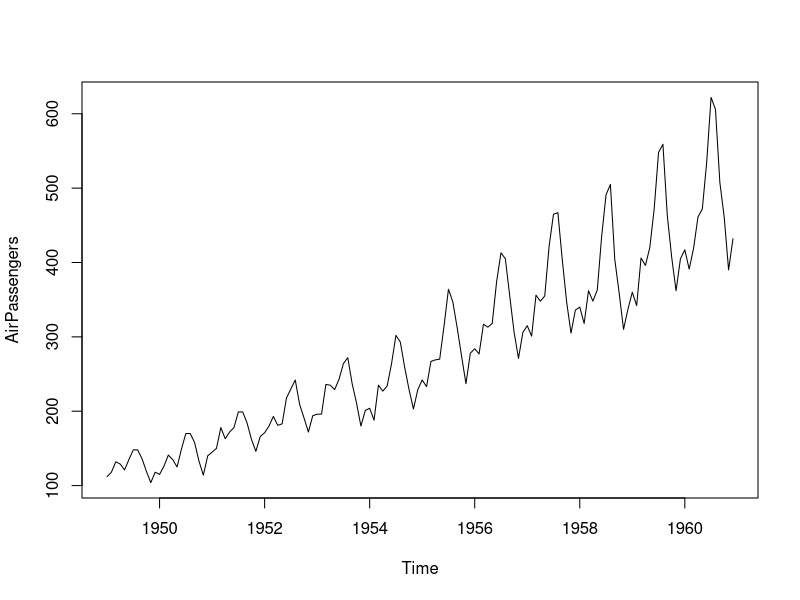
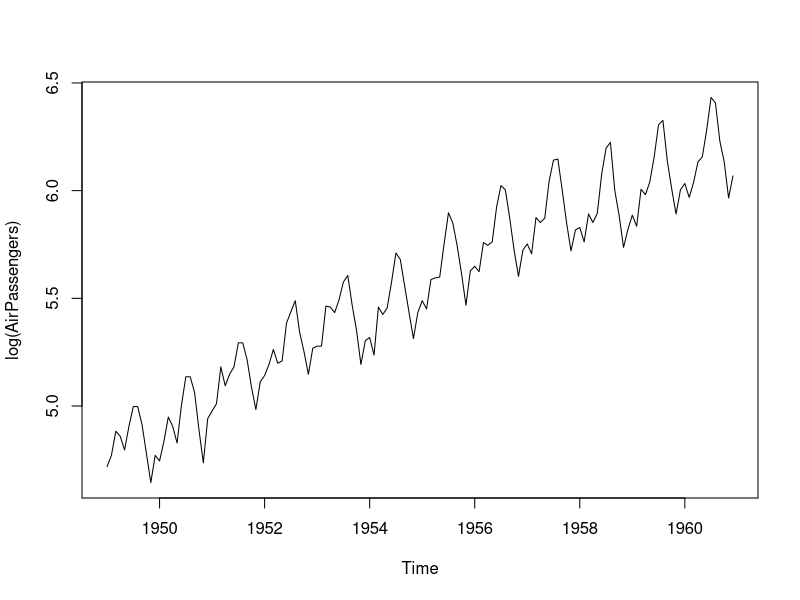
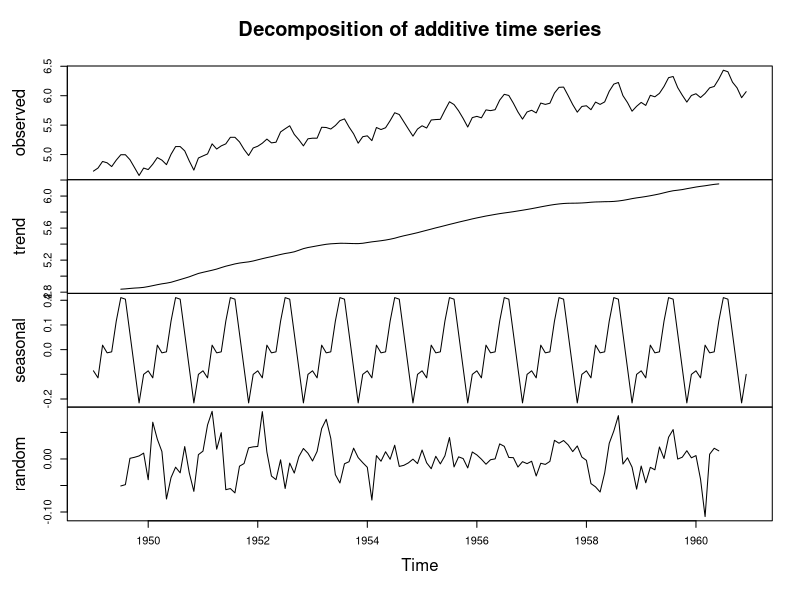
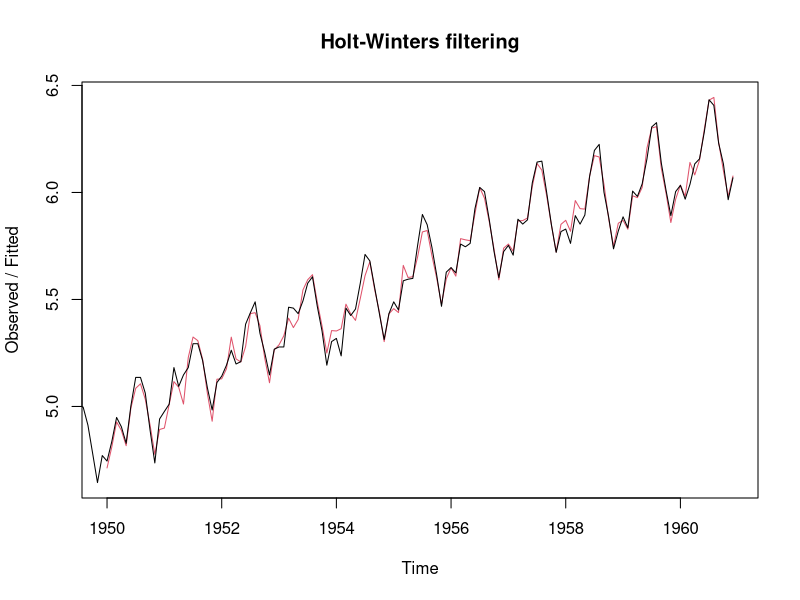

R code for these plots, in order: (Note: this script raises an error after producing the figures.)
############################ Using Holt Winters Method ########################
library("forecast")
library("tseries")
  plot(AirPassengers)  ## Plotting the inbuilt timeseries dataset AirPassengers, containing monthly totals of airpassengers from 1950 to 1960; an additive time series model cannot be developed as the variance seems to increase with time
plot(log(AirPassengers))  ## Plotting the log values; Additive model can be applied
logAirPassengers <- log(AirPassengers)
AirPassengersComponents <- decompose(logAirPassengers)  ## Decomposing the dataset into the trend, seasonal and random components
plot(AirPassengersComponents)  ## Plotting the 3 components along with the original time series
AirPassengersForecast <- HoltWinters(logAirPassengers)  ## HoltWinters time series model is used to make predictions from 1950 to 1960
AirPassengersForecast
plot(AirPassengersForecast)  ## Plotting the predictions against the originals
AirPassengersForecast2 <- forecast.HoltWinters(AirPassengersForecast, h=24)  ## Forecasting the next 24 month numbers using forecast.HoltWinters function
AirPassengersForecast2
plot(AirPassengersForecast2)  ## Plotting the forecast with surrounding 80 and 95% prediction intervals
exp(AirPassengersForecast2$mean)  ## The forecast numbers for Jan 1961-Dec 1962


############################### Using ARIMA Model ##############################
adf.test(diff(log(AirPassengers)), alternative="stationary", k=0)  ## Dickey fuller test to check for stationarity

## To find the values of p,d,q for an ARIMA model, we get the ACF and PACF plots
acf(diff(log(AirPassengers)))
pacf(diff(log(AirPassengers)))

fit <- arima(log(AirPassengers), c(0, 1, 1),seasonal = list(order = c(0, 1, 1), period = 12)) ## Using ARIMA with the parameters obtained by observing the ACF and PACF plots
pred <- predict(fit, n.ahead = 2*12)  ## Forecast for the next two years
ts.plot(AirPassengers,exp(pred$pred), log = "y", lty = c(1,3))  ## Plotting 2 time series using ts.plot